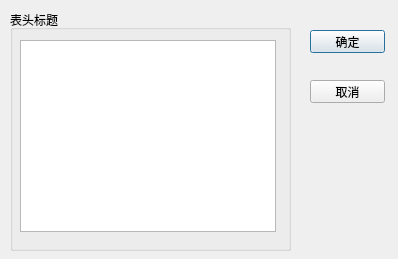
<?xml version="1.0" encoding="UTF-8"?>
<ui version="4.0">
 <class>QWDialogHeaders</class>
 <widget class="QDialog" name="QWDialogHeaders">
  <property name="geometry">
   <rect>
    <x>0</x>
    <y>0</y>
    <width>398</width>
    <height>259</height>
   </rect>
  </property>
  <property name="windowTitle">
   <string>设置表头标题</string>
  </property>
  <widget class="QGroupBox" name="groupBox">
   <property name="geometry">
    <rect>
     <x>10</x>
     <y>10</y>
     <width>281</width>
     <height>241</height>
    </rect>
   </property>
   <property name="title">
    <string>表头标题</string>
   </property>
   <widget class="QListView" name="listView">
    <property name="geometry">
     <rect>
      <x>10</x>
      <y>30</y>
      <width>256</width>
      <height>192</height>
     </rect>
    </property>
   </widget>
  </widget>
  <widget class="QPushButton" name="btnOk">
   <property name="geometry">
    <rect>
     <x>310</x>
     <y>30</y>
     <width>75</width>
     <height>23</height>
    </rect>
   </property>
   <property name="text">
    <string>确定</string>
   </property>
   <property name="icon">
    <iconset resource="res.qrc">
     <normaloff>:/image/image20190605/ok.PNG</normaloff>:/image/image20190605/ok.PNG</iconset>
   </property>
  </widget>
  <widget class="QPushButton" name="btnCancel">
   <property name="geometry">
    <rect>
     <x>310</x>
     <y>80</y>
     <width>75</width>
     <height>23</height>
    </rect>
   </property>
   <property name="text">
    <string>取消</string>
   </property>
   <property name="icon">
    <iconset resource="res.qrc">
     <normaloff>:/image/image20190605/cancel.PNG</normaloff>:/image/image20190605/cancel.PNG</iconset>
   </property>
  </widget>
 </widget>
 <resources>
  <include location="res.qrc"/>
 </resources>
 <connections>
  <connection>
   <sender>btnOk</sender>
   <signal>clicked()</signal>
   <receiver>QWDialogHeaders</receiver>
   <slot>accept()</slot>
   <hints>
    <hint type="sourcelabel">
     <x>347</x>
     <y>41</y>
    </hint>
    <hint type="destinationlabel">
     <x>198</x>
     <y>129</y>
    </hint>
   </hints>
  </connection>
  <connection>
   <sender>btnCancel</sender>
   <signal>clicked()</signal>
   <receiver>QWDialogHeaders</receiver>
   <slot>reject()</slot>
   <hints>
    <hint type="sourcelabel">
     <x>347</x>
     <y>91</y>
    </hint>
    <hint type="destinationlabel">
     <x>198</x>
     <y>129</y>
    </hint>
   </hints>
  </connection>
 </connections>
</ui>
